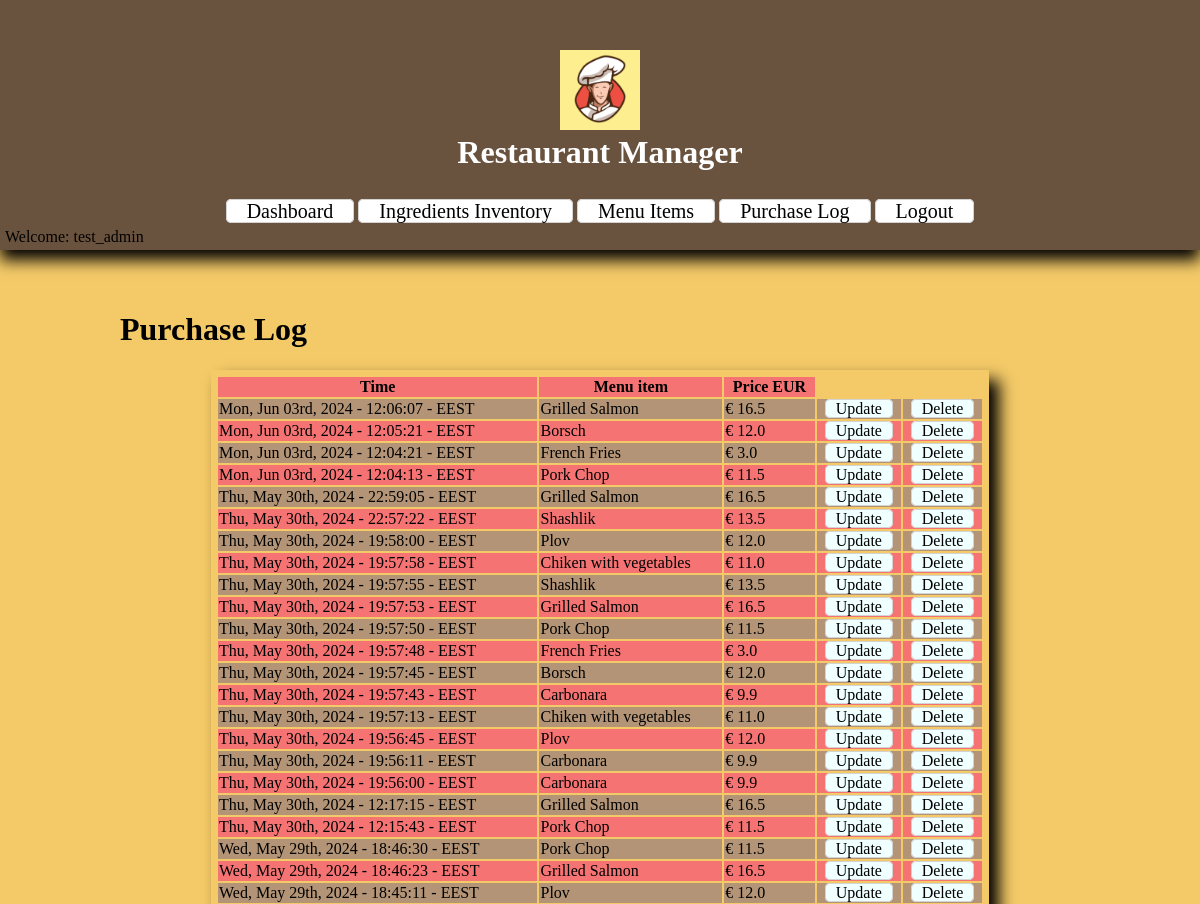
/purchases/ (signed in, upper part), run on an earlier commit of the app's database.
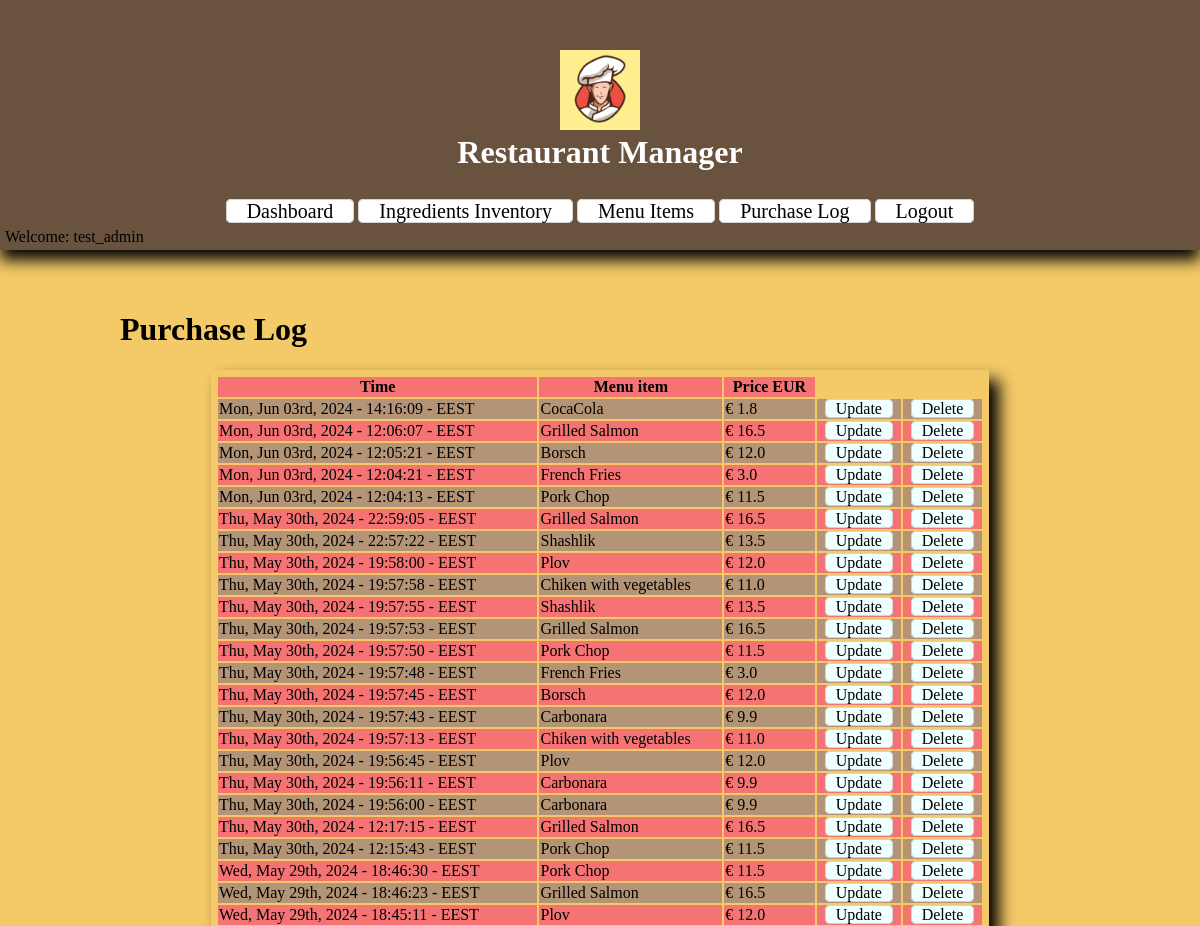
And on a later commit of the database.
### restaurantManager/models.py (models this page shows, shortened)
class Purchase(models.Model):
    time = models.DateTimeField(default = timezone.now)
    menu_item = models.ForeignKey(MenuItem, default= None, on_delete=models.PROTECT)
    cleared = models.BooleanField(default=False)
    bill_nr = models.IntegerField(default=0)
    class Meta:
        ordering = ['-time']

class MenuItem(models.Model):
    name = models.CharField(unique = True, max_length=30)
    price = models.FloatField(default=0)
    cost = models.FloatField(default=0)
    class Meta:
        ordering = ['name']
    def __str__(self):
        return self.name

### restaurantManager/views.py (the view)
# urls.py: path('purchases/', views.PurchasesView.as_view(), name='purchases'),
class PurchasesView(LoginRequiredMixin, ListView):
    model = Purchase
    template_name = "restaurantManager/purchases.html"

### restaurantManager/templates/restaurantManager/purchases.html (shortened to what this page needs)
{% extends 'base.html' %}
{% load static %}
{% block content %}
    <h1>Purchase Log</h1>
    <div class="table-box">
        <table class="list">
            <tr>
                <th>Time</th>
                <th>Menu item</th>
                <th>Price EUR</th>
            </tr>
            {% for item in object_list %}
                <tr>
                    <td>{{ item.time|date:"D, M dS, Y" }} - {{ item.time|time:"H:i:s" }} - {{ item.time|time:"e" }}</td>
                    <td>{{ item.menu_item }}</td>
                    <td>€ {{ item.menu_item.price }}</td>
                    <td style="text-align: center;"><a href="{% url 'update_purchase' item.pk %}">Update</a></td>
                    <td style="text-align: center;"><a href="{% url 'delete_purchase' item.pk %}">Delete</a></td>
                </tr>
            {% endfor %}
        </table>
    </div>
{% endblock %}

What changed in the data, as far as the page shows it:
added Purchase: time "Mon, Jun 03rd, 2024", time "14:16:09", time "EEST", menu_item "CocaCola", menu_item.price "1.8"
